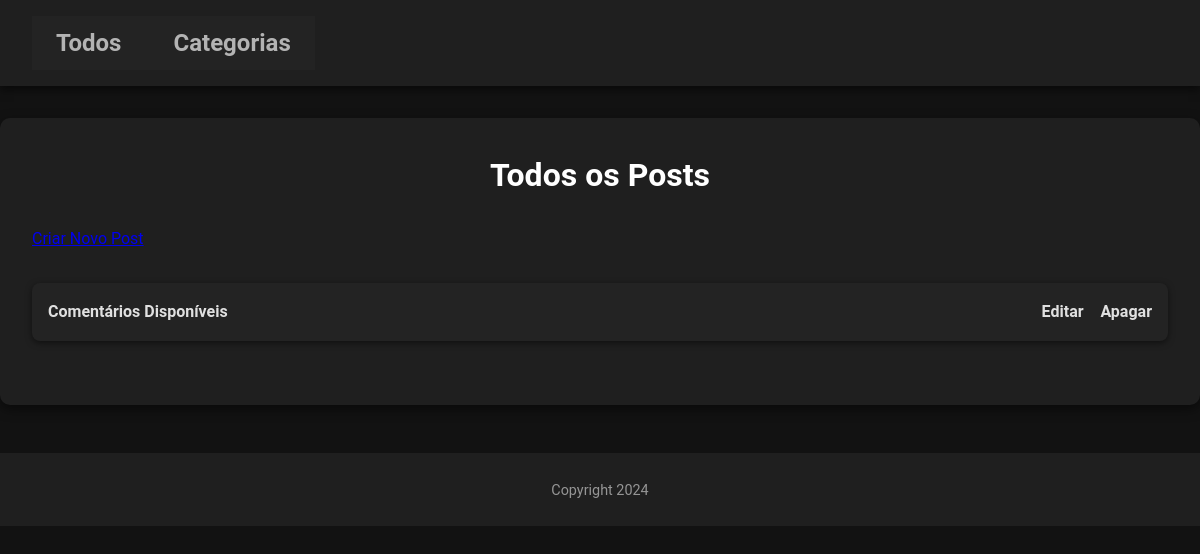
Before: / with the older database file.
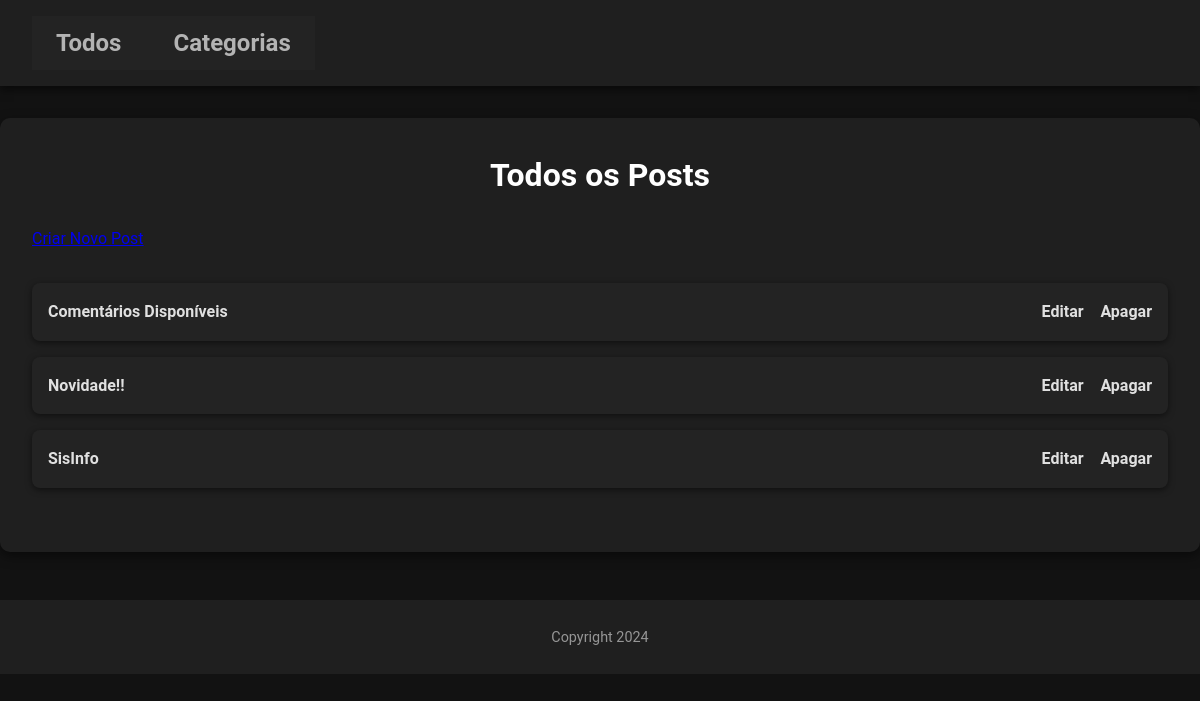
After: the same page with the newer database file.
### blog/models.py (models this page shows, shortened)
class Post(models.Model):
    title = models.CharField(max_length=255)
    body = models.TextField()
    created_on = models.DateTimeField(auto_now_add=True)
    last_modified = models.DateTimeField(auto_now=True)
    categories = models.ManyToManyField(Category, related_name='posts')

### blog/views.py (the view)
# urls.py: path('', PostListView.as_view(), name='post_list'),
class PostListView(ListView):
    model = Post
    template_name = 'post_list.html'
    context_object_name = 'posts'

### blog/templates/post_list.html
{% extends 'base.html' %}
{% block content %}
    {% if category %}
        <h1>Posts na Categoria: {{ category.name }}</h1>
    {% else %}
        <h1>Todos os Posts</h1>
    {% endif %}
    <a href="{% url 'create_post' %}">Criar Novo Post</a>
    <ul>
        {% for post in posts %}
        <li>
            <a href="{% url 'post_detail' post.id %}">{{ post.title }}</a>
            <span>
                <a href="{% url 'edit_post' post.id %}">Editar</a>
                <a href="{% url 'delete_post' post.id %}">Apagar</a>
            </span>
        </li>
        {% empty %}
        <li>Nenhum post encontrado.</li>
        {% endfor %}
    </ul>
{% endblock content %}

### blog/templates/base.html (shortened to what this page needs)
{% load static %}
<!DOCTYPE html>
<html lang="en">
    <head>
        <link rel="stylesheet" href="{% static 'css/style.css' %}">
    </head>
    <body>
        <header id="main-header">
            <nav id="nav-bar">
                <ul>
                    <li>
                        <a href="{% url 'post_list' %}">Todos</a>
                    </li>
                    <li>
                        <a href="{% url 'category_list' %}">Categorias</a>
                    </li>
                </ul>
            </nav>
        </header>
        <main id="conteiner-principal">
            {% block content %}
            {% endblock content %}
        </main>
        <footer id="rodape-principal">
            <p>
                <small>Copyright 2024</small>
            </p>
        </footer>
    </body>
</html>

### static/css/style.css (style rules this page uses)
* { margin: 0; padding: 0; box-sizing: border-box; font-family: 'Roboto', Arial, sans-serif; }
body { background-color: #121212; color: #e0e0e0; line-height: 1.6; font-size: 16px; }
#main-header { background-color: #1f1f1f; color: #e0e0e0; padding: 1rem 2rem; display: flex; justify-content: flex-start; align-items: center; box-shadow: 0 4px 8px rgba(0, 0, 0, 0.5); }
#main-header a { text-decoration: none; color: #ffffff; font-size: 1.5rem; font-weight: bold; }
#nav-bar { background-color: #232323; padding: 0.5rem; }
#nav-bar ul { list-style: none; display: flex; justify-content: center; gap: 20px; }
#nav-bar ul li a { color: #b3b3b3; text-decoration: none; font-weight: bold; padding: 0.5rem 1rem; border-radius: 5px; transition: background-color 0.3s ease, transform 0.2s ease; }
#conteiner-principal { max-width: 1200px; margin: 2rem auto; background: #1f1f1f; padding: 2rem; border-radius: 10px; box-shadow: 0 4px 12px rgba(0, 0, 0, 0.5); }
#conteiner-principal h1 { margin-bottom: 1.5rem; color: #ffffff; text-align: center; font-size: 2rem; }
#conteiner-principal ul { list-style: none; margin: 2rem 0; padding: 0; gap: 1rem; display: flex; flex-direction: column; }
#conteiner-principal ul li { background: #232323; padding: 1rem; border-radius: 8px; display: flex; justify-content: space-between; align-items: center; box-shadow: 0 2px 6px rgba(0, 0, 0, 0.5); transition: transform 0.2s ease; }
#conteiner-principal ul li span { display: flex; justify-content: space-between; width: 10%; }
#conteiner-principal ul li a { text-decoration: none; color: #e0e0e0; font-weight: bold; transition: color 0.3s ease; }
#rodape-principal { background-color: #1f1f1f; color: #b3b3b3; text-align: center; padding: 1.5rem 0; margin-top: 3rem; }
#rodape-principal small { font-size: 0.9rem; opacity: 0.8; }

Changed rows visible on the page:
added Post: title "Novidade!!"
added Post: title "SisInfo"
